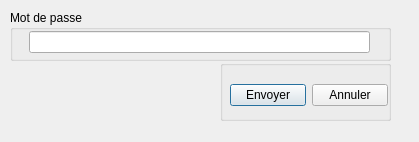
<?xml version="1.0" encoding="UTF-8"?>
<ui version="4.0">
 <class>PasswordDialog</class>
 <widget class="QDialog" name="PasswordDialog">
  <property name="geometry">
   <rect>
    <x>0</x>
    <y>0</y>
    <width>419</width>
    <height>142</height>
   </rect>
  </property>
  <property name="windowTitle">
   <string>Dialog</string>
  </property>
  <widget class="QGroupBox" name="groupBoxSend">
   <property name="geometry">
    <rect>
     <x>220</x>
     <y>60</y>
     <width>171</width>
     <height>61</height>
    </rect>
   </property>
   <property name="title">
    <string/>
   </property>
   <widget class="QWidget" name="gridLayoutWidget_3">
    <property name="geometry">
     <rect>
      <x>10</x>
      <y>20</y>
      <width>158</width>
      <height>31</height>
     </rect>
    </property>
    <layout class="QGridLayout" name="gridLayout_3">
     <item row="0" column="0">
      <widget class="QPushButton" name="pushButtonSend_3">
       <property name="text">
        <string>Envoyer</string>
       </property>
      </widget>
     </item>
     <item row="0" column="1">
      <widget class="QPushButton" name="pushButtonCancel_3">
       <property name="text">
        <string>Annuler</string>
       </property>
      </widget>
     </item>
    </layout>
   </widget>
  </widget>
  <widget class="QGroupBox" name="groupBoxInput">
   <property name="geometry">
    <rect>
     <x>10</x>
     <y>10</y>
     <width>381</width>
     <height>51</height>
    </rect>
   </property>
   <property name="title">
    <string>Mot de passe</string>
   </property>
   <widget class="QWidget" name="verticalLayoutWidget_3">
    <property name="geometry">
     <rect>
      <x>19</x>
      <y>20</y>
      <width>341</width>
      <height>24</height>
     </rect>
    </property>
    <layout class="QVBoxLayout" name="verticalLayout_3">
     <item>
      <widget class="QLineEdit" name="lineEditPassword_3"/>
     </item>
    </layout>
   </widget>
  </widget>
 </widget>
 <resources/>
 <connections/>
</ui>
